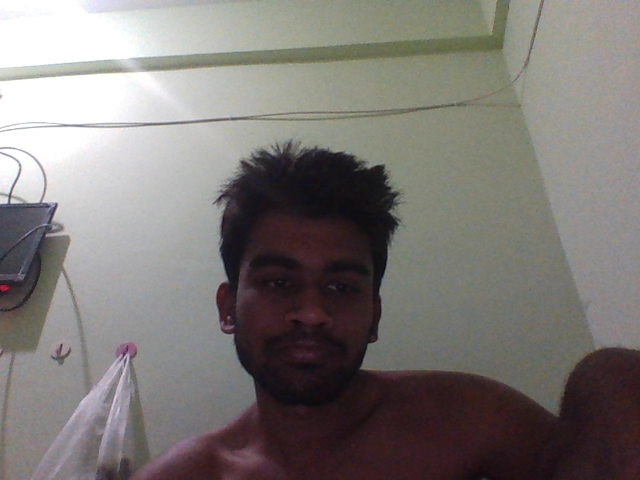
#> input picture optical_flow/shot_0_000.bmp, 640 x 480 px, given in place of the camera
$ python split_blue_color_in_image.py
#> lines starting #> are read from the running program, lines starting #| are printed output that depends on the picture; after the words box and inside, x2 and y2 are one past the last pixel; in counts of white or black regions, pixels touching at a corner belong together
import cv2
import numpy as np


if __name__ == '__main__':

    cap = cv2.VideoCapture(0)  # 1 for external web cam

    while(1):

        # Take each frame
        _, frame = cap.read()
#> frame is the input picture: shape (480, 640, 3); mean B, G, R 118, 121, 125.5

        # Convert BGR to HSV
        hsv = cv2.cvtColor(frame, cv2.COLOR_BGR2HSV)
#> hsv: shape (480, 640, 3); mean H, S, V 75.5, 37, 127.1

        # define range of blue color in HSV
        lower_blue = np.array([110,50,50])
        upper_blue = np.array([130,255,255])

        rows, cols, channels = frame.shape
#> rows = 480; cols = 640; channels = 3
        size = rows, cols
#> size = (480, 640)
        k=np.zeros(size, dtype=np.uint8)
        b, g, r  = cv2.split(frame)
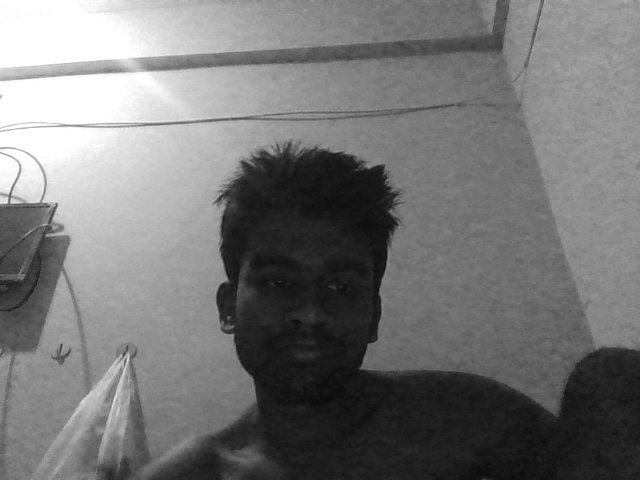
#> b: shape (480, 640); min 8, max 255, mean 118
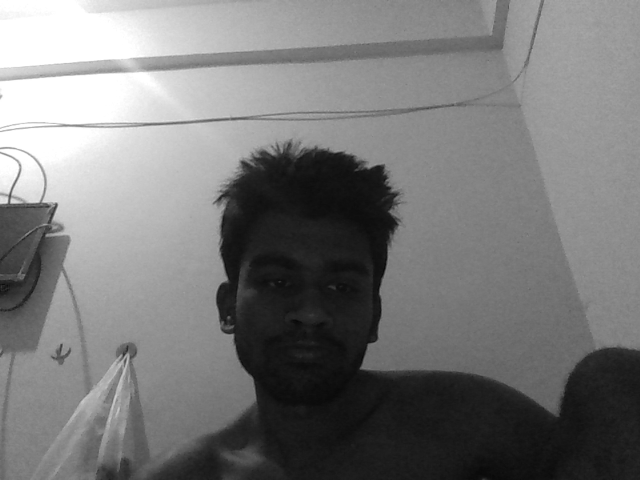
#> g: shape (480, 640); min 6, max 255, mean 121
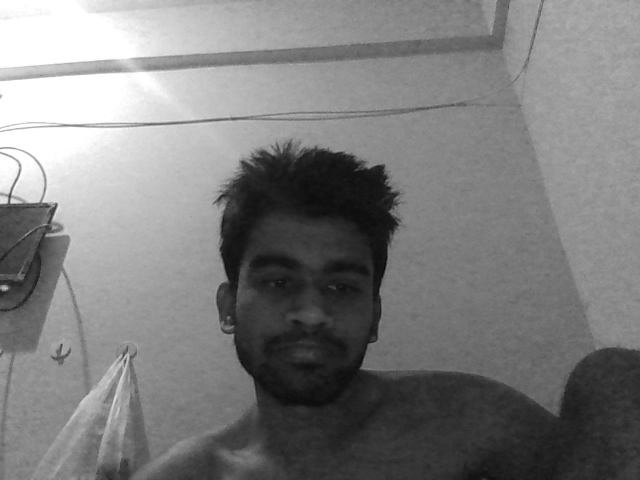
#> r: shape (480, 640); min 5, max 255, mean 125.5

        img = cv2.merge((b, g, r))
        hsv = cv2.cvtColor(img, cv2.COLOR_BGR2HSV)

        # Threshold the HSV image to get only blue colors
        mask = cv2.inRange(hsv, lower_blue, upper_blue)
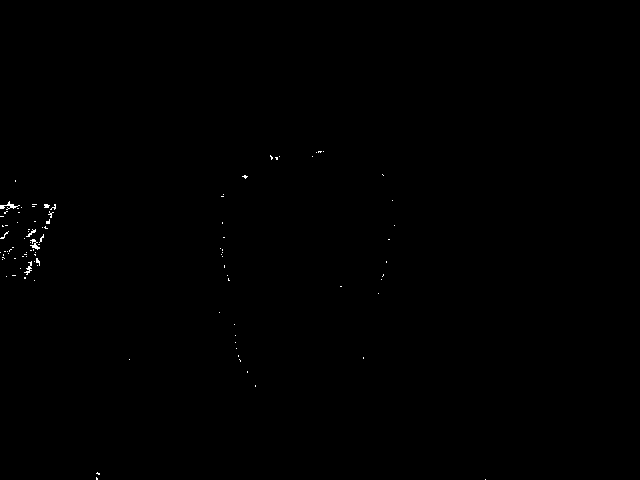
#> mask: shape (480, 640); 0.16% white in thin lines or dots, all inside (x1, y1, x2, y2) = (0, 151, 486, 480)

        # Bitwise-AND mask and original image
        res = cv2.bitwise_and(frame,frame, mask= mask)

        cv2.imshow('frame',frame)
        cv2.imshow('mask',mask)
        cv2.imshow('res',res)
        k = cv2.waitKey(5) & 0xFF
#> (key Esc is pressed here)
        if k == 27:
            break

cv2.destroyAllWindows()

$ run again, on optical_flow/shot_0_001.bmp
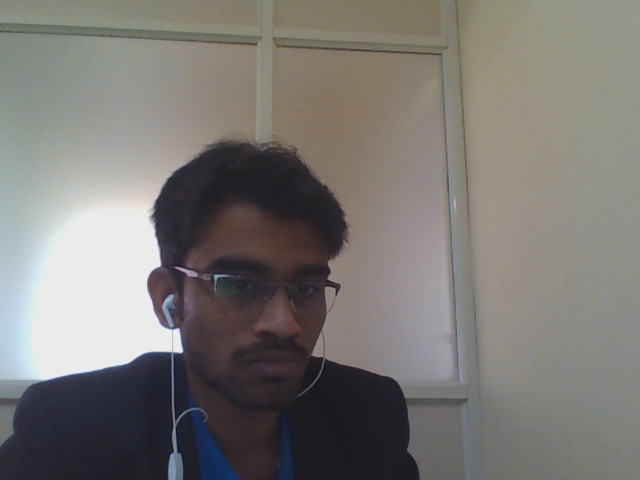
#> input picture optical_flow/shot_0_001.bmp, 640 x 480 px, given in place of the camera
#> frame is the input picture: shape (480, 640, 3); mean B, G, R 116.9, 120.4, 123.3
#> hsv: shape (480, 640, 3); mean H, S, V 59.5, 31.5, 126.5
#> `mask = cv2.inRange(hsv, lower_blue, upper_blue)`:
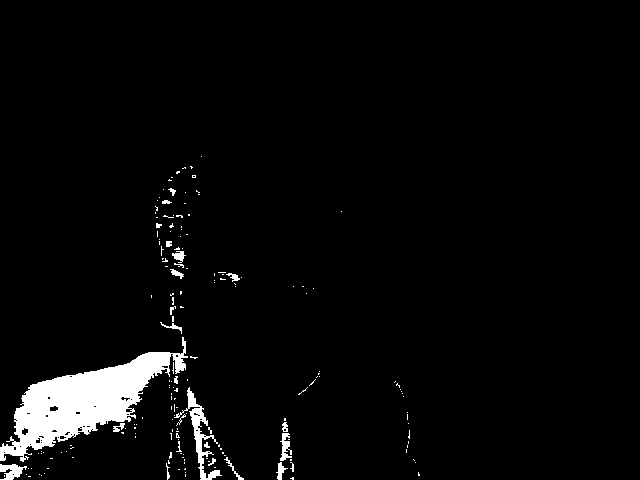
#> mask: shape (480, 640); 3.6% white; 178 white regions (153 under 20 px), largest, box (x1, y1, x2, y2) and area: (0, 337, 188, 462) 8349, (174, 387, 222, 480) 859, (0, 464, 27, 480) 257
#> `res = cv2.bitwise_and(frame,frame, mask= mask)`:
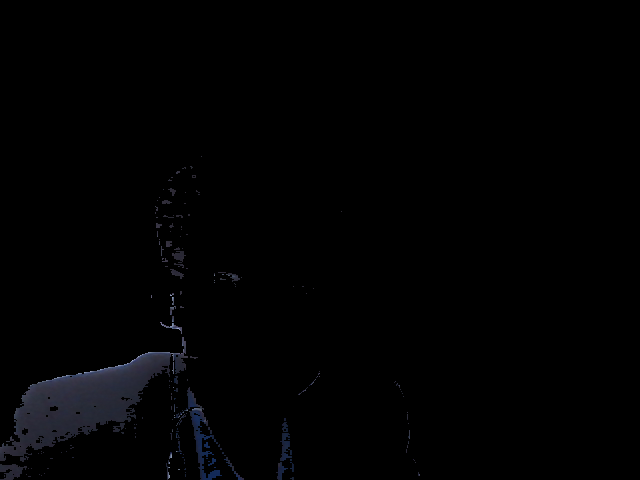
#> res: shape (480, 640, 3); mean B, G, R 2.3, 1.7, 1.6
